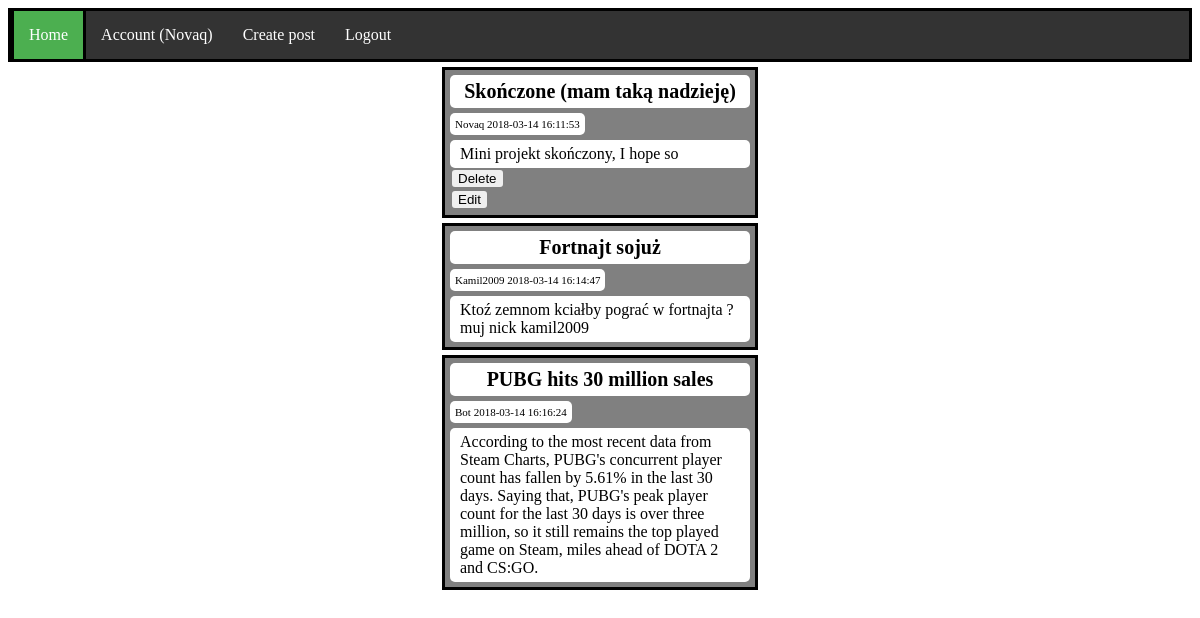
/WEB/home.php (signed in), run on the app's committed database.
### tables this page shows
CREATE TABLE `posts` (
  `id` int(11) NOT NULL,
  `user_id` int(11) NOT NULL,
  `title` varchar(30) NOT NULL,
  `text` text NOT NULL,
  `date` datetime NOT NULL
);

CREATE TABLE `users` (
  `id` int(11) NOT NULL,
  `username` varchar(20) NOT NULL,
  `password` varchar(60) NOT NULL
);

### PHP/DATABASE/Connect.php (called while the page is built, shortened)
<?php
class Connect{
    private static $hn;
    private static $un;
    private static $pw;
    private static $db;
    private static $connection;
    public function __construct() {
        self::$hn = 'localhost';
        self::$un = 'root';
        self::$pw = '';
        self::$db = 'project';
        self::$connection = new mysqli(self::$hn, self::$un, self::$pw, self::$db);
        self::$connection->set_charset('utf8');
    }
    public static function getConnection() {
        return self::$connection;
    }
}
?>

### PHP/POST/PostController.php (the view, shortened to what this page needs)
<?php
require_once $_SERVER['DOCUMENT_ROOT'] . '/Project/PHP/DATABASE/Connect.php';
class PostController {
	private $connection;
	public function __construct() {
		$this->connection = Connect::getConnection();
	}
	public function showAll() {
		$query = "SELECT title, text, date, users.username, user_id, posts.id FROM posts, users WHERE users.id = posts.user_id";
		$result = $this->connection->query($query);
		while($row = $result->fetch_array()) {
			echo<<<_END
		<ul class="post-container">
		  <li class="post-container-title">$row[0]</li><br>
		  <li class="post-container-info">$row[3] $row[2]</li><br>
		  <li class="post-container-content">$row[1]</li><br>
_END;
		if($_SESSION['id']==$row[4]) {
			echo '
		<form method="POST" action="/Project/WEB/DeletePost.php">
		  <input type="hidden" value=' . $row[4] . ' name="userId">
		  <input type="hidden" value=' . $row[5] . ' name="postId">
		  <input type="submit" value="Delete">
		</form>
		<form method="POST" action="/Project/WEB/editingPost.php">
		  <input type="hidden" value=' . $row[4] . ' name="userId">
		  <input type="hidden" value=' . $row[5] . ' name="postId">
		  <input type="submit" value="Edit">
		</form>';
		}
		echo "</ul>";
		}
	}
}
?>

### WEB/home.php (shortened to what this page needs)
<?php
require_once $_SERVER['DOCUMENT_ROOT'] . '/Project/PHP/POST/PostController.php';
$postController = new PostController;
?>
<!DOCTYPE html>
<html>
	<head>
    <link rel="stylesheet" type="text/css" href="/Project/CSS/style.css">
	</head>
<body>
<ul>
  	<li><a class="active" href="/Project/WEB/home.php">Home</a></li>
  	<li><a href="/Project/WEB/account.php">Account (<?php echo $_SESSION['username'] ?>)</a></li>
  	<li><a href="/Project/WEB/makePost.php">Create post</a></li>
  	<li><a href="/Project/PHP/LOGIN/Logout.php">Logout</a></li>
</ul>
	<?php
	$postController->showAll();
	?>
</body>
</html>

### CSS/style.css (style rules this page uses)
ul { list-style-type: none; margin: 0; padding: 0; overflow: hidden; background-color: #333; border: solid black 3px; }
li { float: left; }
li a { display: block; color: white; text-align: center; padding: 15px 15px; text-decoration: none; }
.active { background-color: #4CAF50; border-left: solid black 3px; border-right: solid black 3px; }
.post-container { list-style-type: none; word-wrap: break-word; margin: auto; margin-top: 5px; padding: 5px 5px; background-color: gray; border: solid black 3px; min-height: 100px; height: auto; width: 300px; }
.post-container-title { text-align: center; padding: 5px 5px; width: 290px; background-color: white; border-radius: 5px; font-size: 20px; font-weight: 600; }
.post-container-content { margin-top: 5px; padding: 5px 10px; background-color: white; border-radius: 5px; width: 280px; }
.post-container-info { font-size: 11px; margin-top: 5px; padding: 5px 5px; background-color: white; border-radius: 5px; }
input { border-radius: 5px; border: solid grey 2px; }

### data on the page
posts: title "Skończone (mam taką nadzieję)", user.username "Novaq", date "2018-03-14 16:11:53", text "Mini projekt skończony, I hope so"
posts: title "Fortnajt sojuż", user.username "Kamil2009", date "2018-03-14 16:14:47", text "Ktoź zemnom kciałby pograć w fortnajta ? muj nick kamil2009"
posts: title "PUBG hits 30 million sales", user.username "Bot", date "2018-03-14 16:16:24", text "According to the most recent data from Steam Charts, PUBG's concurrent player count has fallen by 5.61% in the last 30 days. Saying that, PUBG's peak player count for the last 30 days is over three million, so it still remains the top played game on Steam, miles ahead of DOTA 2 and CS:GO."

### other printed values
$_SESSION['username'] "Novaq"
